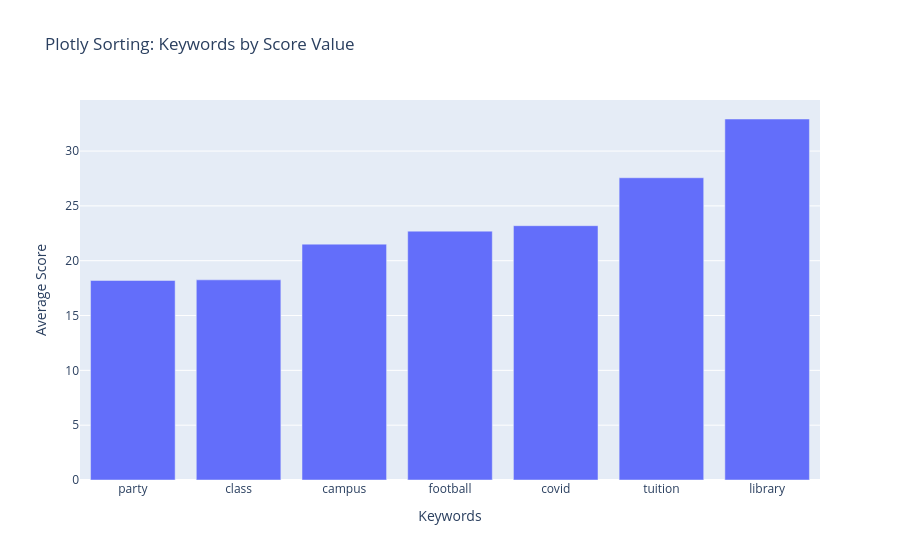

Notebook source saved alongside this figure:
### Markdown cell above
### ✍️ 2.1 Critical Activity - Sorting Keyword Scores

The chart above shows keywords in their original order, but it's hard to compare scores. Let's improve this visualization using Plotly's `update_layout()` method.

`update_layout()` allows you to modify the layout and styling of a figure after it has been created. As per usual, there are a ton of options, but we'll focus on a common annoyance: category order and category names. 

#### Category Order

### Code cell
# Step 1: Create the chart
fig_sorted = px.bar(keyword_df, 
                    x='keyword', 
                    y='score',
                    title='Plotly Sorting: Keywords by Score Value',
                    labels={'keyword': 'Keywords', 'score': 'Average Score'})

# Step 2: Sort the x-axis by the y-values (scores) 
fig_sorted.update_layout(
    xaxis={'categoryorder': 'total ascending'}  # This sorts by the y-values!
)

fig_sorted.show()

### Figure 1 — Plotly figure (JSON) as saved in the notebook; plotly's stock layout.template omitted (floating-point values rounded to 4 significant figures)
{"data": [{"hovertemplate": "Keywords=%{x}<br>Average Score=%{y}<extra></extra>", "legendgroup": "", "marker": {"color": "#636efa", "pattern": {"shape": ""}}, "name": "", "orientation": "v", "showlegend": false, "textposition": "auto", "type": "bar", "x": ["tuition", "covid", "party", "football", "class", "library", "campus"], "xaxis": "x", "y": [27.56, 23.19, 18.2, 22.7, 18.26, 32.92, 21.51], "yaxis": "y"}], "layout": {"barmode": "relative", "legend": {"tracegroupgap": 0}, "title": {"text": "Plotly Sorting: Keywords by Score Value"}, "xaxis": {"anchor": "y", "categoryorder": "total ascending", "domain": [0, 1], "title": {"text": "Keywords"}}, "yaxis": {"anchor": "x", "domain": [0, 1], "title": {"text": "Average Score"}}}}
